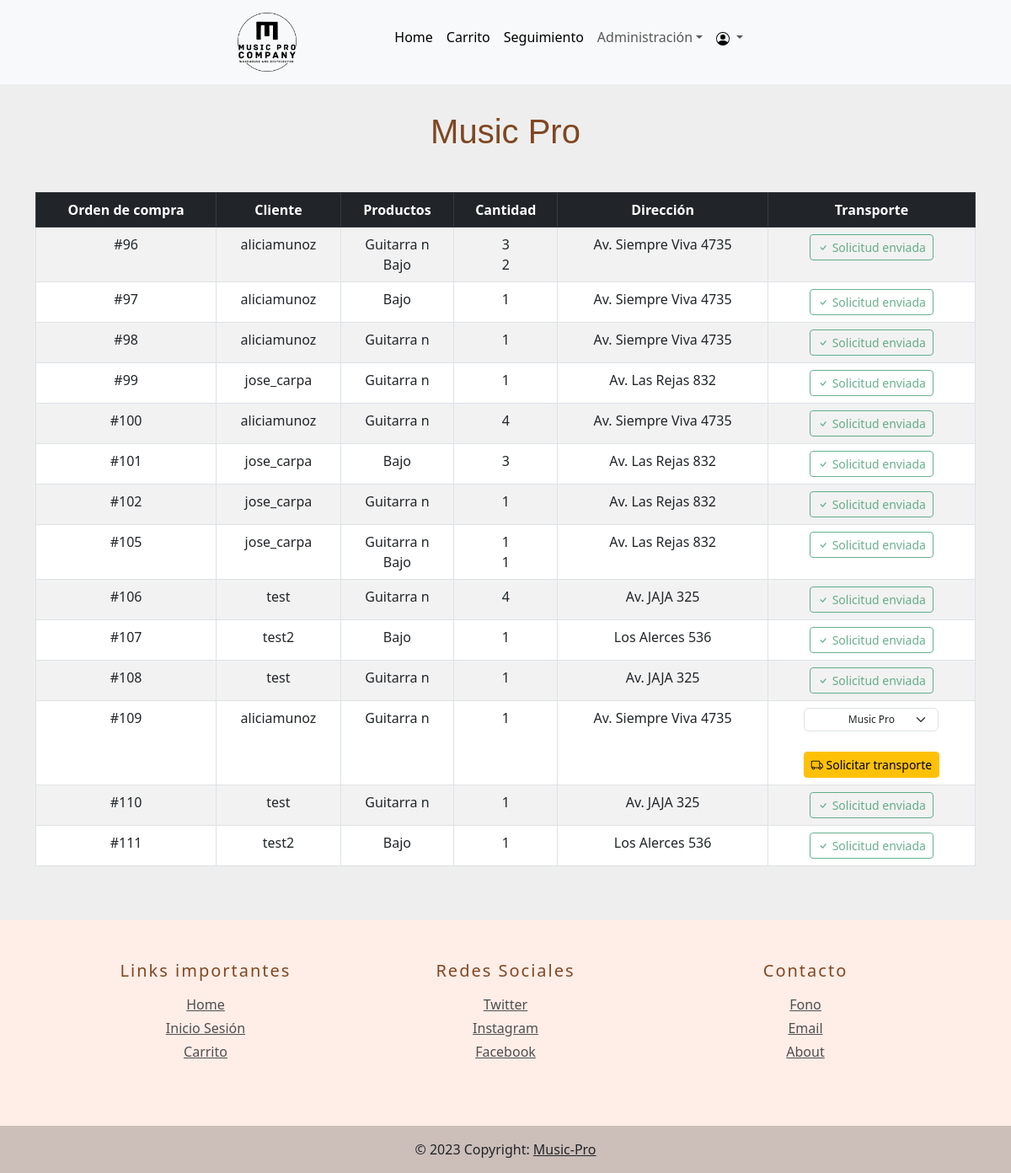
Page /transporte/ (signed in) on the earlier database version.
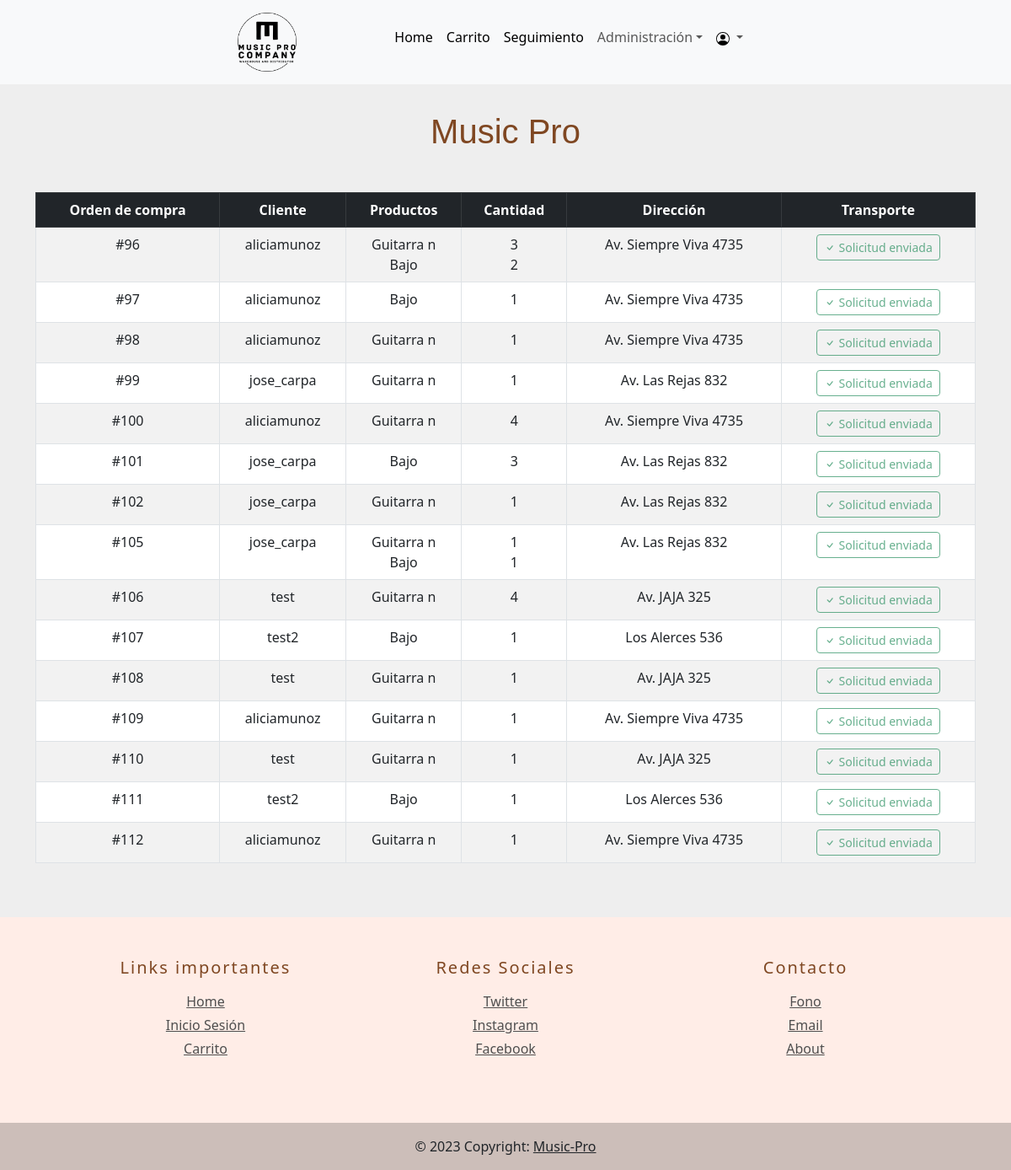
Same page on the later database version.
### MusicPro/models.py (models this page shows, shortened)
class OrdenCompra(models.Model):
    usuario = models.ForeignKey(User, on_delete=models.CASCADE)
    fecha = models.DateTimeField(auto_now_add=True)
    productos = models.ManyToManyField('Producto', through='ItemOrdenCompra')
    direccion_envio = models.CharField(blank=True, max_length=70, verbose_name='Dirección del pedido', null=True)
    solicitud_exitosa = models.BooleanField(default=False, verbose_name='Solicitud exitosa')
    email = models.EmailField(default='example@example.com')
    class Meta:
        verbose_name_plural = "ordenes"

class Producto(models.Model):
    id = models.AutoField(primary_key=True, unique=True)
    nombre = models.CharField(max_length=50)
    precio = models.IntegerField()
    descripcion = models.TextField()
    imagen = models.ImageField(upload_to='productos', null=True)
    cantidad = models.IntegerField(default=0)

class ItemOrdenCompra(models.Model):
    producto = models.ForeignKey('Producto', on_delete=models.CASCADE)
    orden_compra = models.ForeignKey('OrdenCompra', on_delete=models.CASCADE)
    cantidad = models.PositiveIntegerField()
    class Meta:
        verbose_name_plural = "items"

### MusicPro/views.py (the view, shortened to what this page needs)
# urls.py: path('transporte/', views.transporte, name='transporte'),
def transporte(request):
    if request.user.is_superuser:
        ordenes = OrdenCompra.objects.all()
        items = ItemOrdenCompra.objects.all()
        context = {
            'ordenes': ordenes,
            'items':items,
            }
    else:
        return render(request, '404.html')
    return render(request, 'transporte.html', context)

### MusicPro/templates/transporte.html (shortened to what this page needs)
{% extends "baseHome.html" %}
{% block content %}
<div class="container mt-5 mb-5">
    <div class="row">
        <div class="col-12 text-center">
            <div class="table-responsive">
                <table class="table table-striped table-bordered">
                    <thead class="table-dark">
                        <tr>
                            <th>Orden de compra</th>
                            <th>Cliente</th>
                            <th>Productos</th>
                            <th>Cantidad</th>
                            <th>Dirección</th>
                            <th>Transporte</th>
                        </tr>
                    </thead>
                    <tbody>
                        {% for orden in ordenes %}
                        <tr>
                            <td>#{{ orden.id }}</td>
                            <td>{{ orden.usuario.username }}</td>
                            <td>
                                {% for item in orden.productos.all %}
                                {{ item.nombre }}
                                <br>
                                {% endfor %}
                            </td>
                            <td>
                                {% for item in orden.itemordencompra_set.all %}
                                {{ item.cantidad }}
                                <br>
                                {% endfor %}
                            </td>
                            <td>{{ orden.direccion_envio }}</td>
                            <td>
                                <form action="{% url 'transporte' %}" method="POST">
                                    {% if orden.solicitud_exitosa %}
                                    <button type="button" class="btn btn-outline-success btn-sm" disabled>
                                        <i class="bi bi-check"></i> Solicitud enviada
                                    </button>
                                    {% else %}
                                    <select name="opcion" id="opcionesTransporte" class="form-select small-select center-select">
                                        <option value="MusicPro">Music Pro</option>
                                    </select>
                                    <br>
                                    <button type="submit" class="btn btn-warning btn-sm">
                                        <i class="bi bi-truck"></i> Solicitar transporte
                                    </button>
                                    {% endif %}
                                </form>
                            </td>
                        </tr>
                        {% endfor %}
                    </tbody>
                </table>
            </div>
        </div>
    </div>
</div>
{% endblock %}

Differences in the rows shown:
changed OrdenCompra id 109: opcion "Music Pro" → (not shown); solicitud_exitosa "Solicitar transporte" → "Solicitud enviada"
added OrdenCompra: id "112", usuario.username "aliciamunoz", direccion_envio "Av. Siempre Viva 4735", solicitud_exitosa True (drawn), Producto (nombre "Guitarra n")
added ItemOrdenCompra: cantidad "1", shown under "112"
